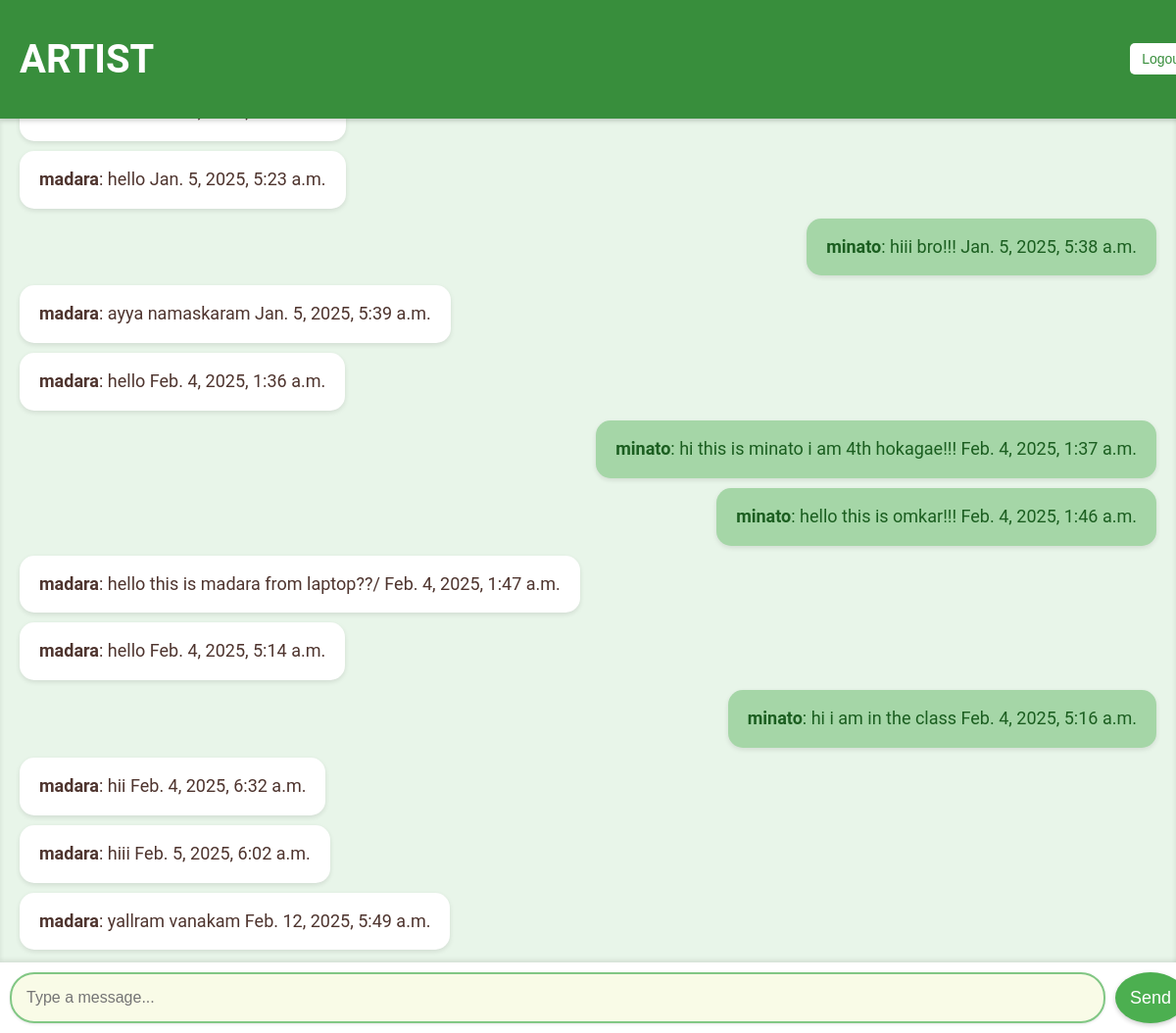
Page /chat/madara/ (signed in) on the earlier database version.
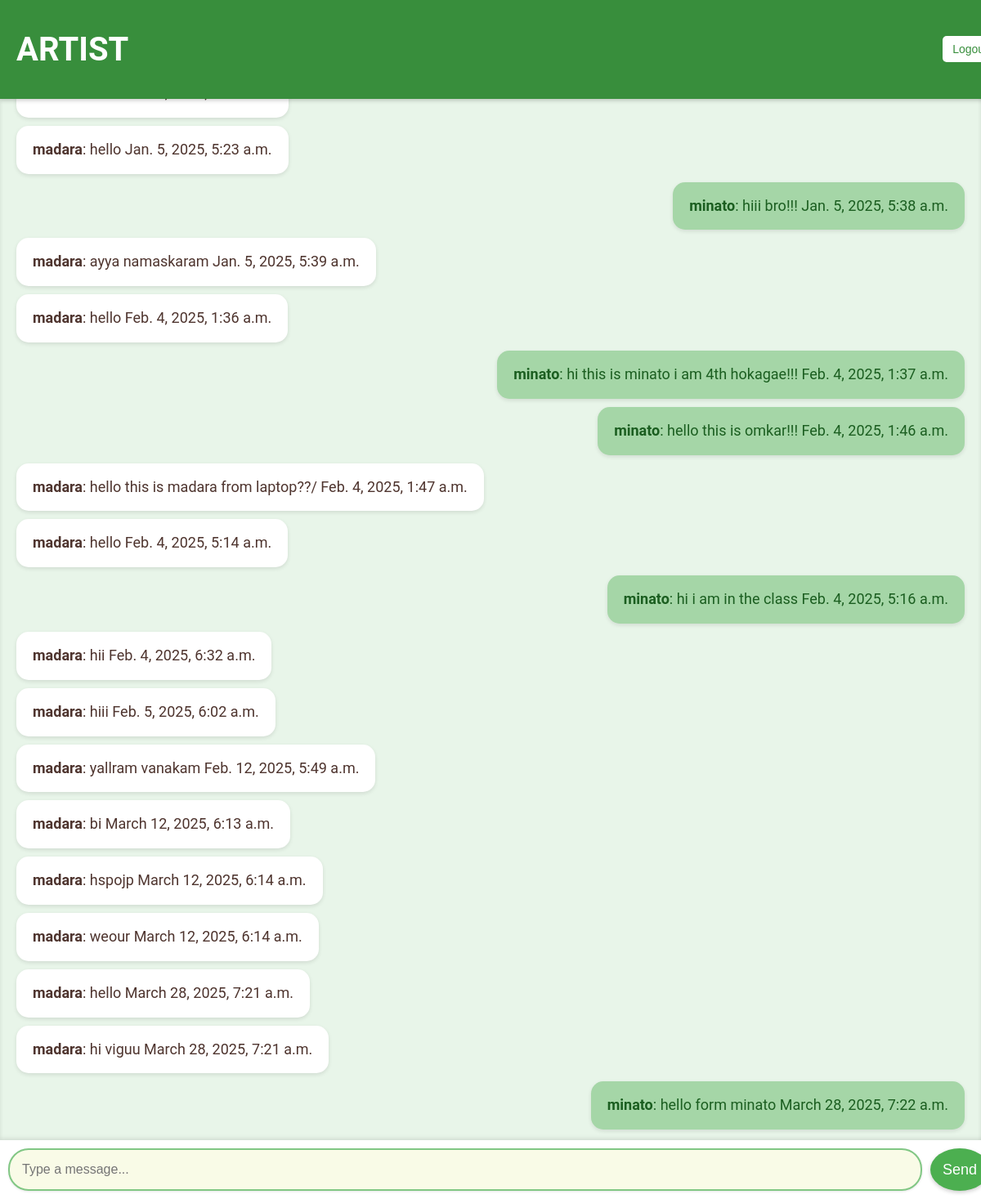
Same page on the later database version.
### artist_app/models.py (models this page shows, shortened)
class Message(models.Model):
    sender = models.ForeignKey(User, on_delete=models.CASCADE, related_name='sent_messages')
    receiver = models.ForeignKey(User, on_delete=models.CASCADE, related_name='received_messages')
    content = models.TextField()
    timestamp = models.DateTimeField(auto_now_add=True)
    class Meta:
        ordering = ['timestamp']

### artist_app/views.py (the view)
# urls.py: path('chat/<str:username>/', views.chat_art, name='chat'),
@login_required
def chat_art(request, username):
    other_user = get_object_or_404(User, username=username)
    room_name = f'private_{min(request.user.username, other_user.username)}_{max(request.user.username, other_user.username)}'
    messages = Message.objects.filter(
        sender__in=[request.user, other_user],
        receiver__in=[request.user, other_user]
    ).order_by('timestamp')
    return render(request, 'chat_artist.html', {
        'room_name': room_name,
        'other_user': other_user,
        'messages': messages,
    })

### templates/chat_artist.html (shortened to what this page needs)
{% load static %}
<!DOCTYPE html>
<html>
<head>
    <link rel="stylesheet" href="{% static 'css/chat_artist.css' %}">
</head>
<body>
    <header>
        <h1>ARTIST</h1>
        <form method="post" action="{% url 'logout_art' %}">
            <button type="submit">Logout</button>
        </form>
    </header>
    <div id="chat-log">
        {% for msg in messages %}
            <p class="{% if msg.sender == request.user %}sent{% else %}received{% endif %}">
                <strong>{{ msg.sender.username }}</strong>:
                {{ msg.content }}
                <span>{{ msg.timestamp }}</span>
            </p>
        {% endfor %}
    </div>
    <footer>
        <input id="chat-message-input" type="text" placeholder="Type a message...">
        <button id="chat-message-send">Send</button>
    </footer>
</body>
</html>

Differences in the rows shown:
added Message: sender.username "madara", content "bi", timestamp "March 12, 2025, 6:13 a.m."
added Message: sender.username "madara", content "hspojp", timestamp "March 12, 2025, 6:14 a.m."
added Message: sender.username "madara", content "weour", timestamp "March 12, 2025, 6:14 a.m."
added Message: sender.username "madara", content "hello", timestamp "March 28, 2025, 7:21 a.m."
added Message: sender.username "madara", content "hi viguu", timestamp "March 28, 2025, 7:21 a.m."
added Message: sender.username "minato", content "hello form minato", timestamp "March 28, 2025, 7:22 a.m."
